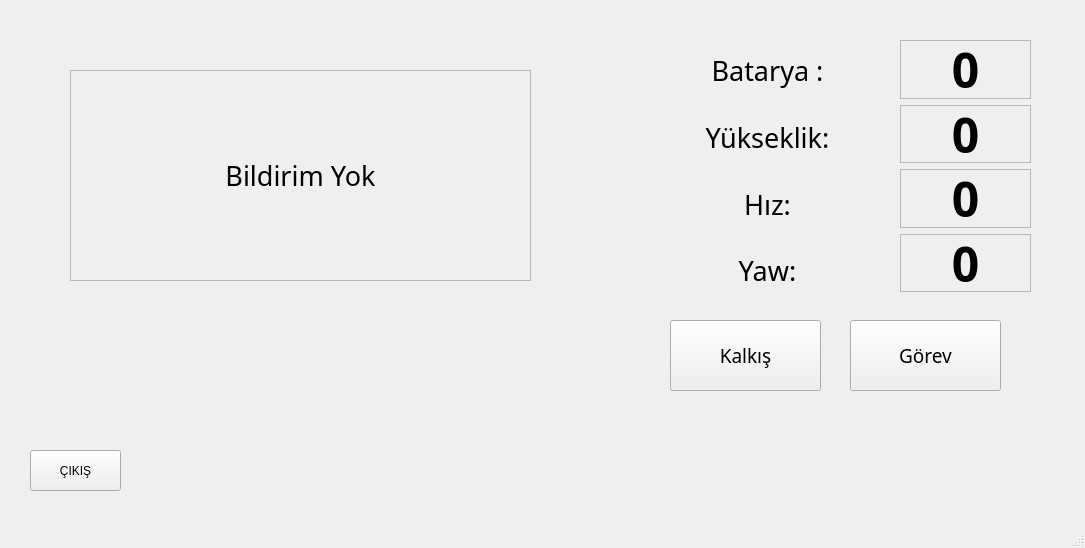
<?xml version="1.0" encoding="UTF-8"?>
<ui version="4.0">
 <class>MainWindow</class>
 <widget class="QMainWindow" name="MainWindow">
  <property name="geometry">
   <rect>
    <x>0</x>
    <y>0</y>
    <width>1085</width>
    <height>548</height>
   </rect>
  </property>
  <property name="minimumSize">
   <size>
    <width>1085</width>
    <height>548</height>
   </size>
  </property>
  <property name="maximumSize">
   <size>
    <width>1085</width>
    <height>548</height>
   </size>
  </property>
  <property name="windowTitle">
   <string>DRONE CONTROL CENTER</string>
  </property>
  <widget class="QWidget" name="centralwidget">
   <widget class="QWidget" name="verticalLayoutWidget">
    <property name="geometry">
     <rect>
      <x>900</x>
      <y>40</y>
      <width>131</width>
      <height>252</height>
     </rect>
    </property>
    <layout class="QVBoxLayout" name="verticalLayout">
     <item>
      <widget class="QLabel" name="DsgnBattery">
       <property name="font">
        <font>
         <family>Century Gothic</family>
         <pointsize>36</pointsize>
         <weight>75</weight>
         <bold>true</bold>
        </font>
       </property>
       <property name="frameShape">
        <enum>QFrame::StyledPanel</enum>
       </property>
       <property name="text">
        <string>0</string>
       </property>
       <property name="alignment">
        <set>Qt::AlignCenter</set>
       </property>
      </widget>
     </item>
     <item>
      <widget class="QLabel" name="DsgnAltitude">
       <property name="font">
        <font>
         <family>Century Gothic</family>
         <pointsize>36</pointsize>
         <weight>75</weight>
         <bold>true</bold>
        </font>
       </property>
       <property name="frameShape">
        <enum>QFrame::StyledPanel</enum>
       </property>
       <property name="text">
        <string>0</string>
       </property>
       <property name="alignment">
        <set>Qt::AlignCenter</set>
       </property>
      </widget>
     </item>
     <item>
      <widget class="QLabel" name="DsgnSpeed">
       <property name="font">
        <font>
         <family>Century Gothic</family>
         <pointsize>36</pointsize>
         <weight>75</weight>
         <bold>true</bold>
        </font>
       </property>
       <property name="frameShape">
        <enum>QFrame::StyledPanel</enum>
       </property>
       <property name="text">
        <string>0</string>
       </property>
       <property name="alignment">
        <set>Qt::AlignCenter</set>
       </property>
      </widget>
     </item>
     <item>
      <widget class="QLabel" name="DsgnYaw">
       <property name="font">
        <font>
         <family>Century Gothic</family>
         <pointsize>36</pointsize>
         <weight>75</weight>
         <bold>true</bold>
        </font>
       </property>
       <property name="frameShape">
        <enum>QFrame::StyledPanel</enum>
       </property>
       <property name="text">
        <string>0</string>
       </property>
       <property name="alignment">
        <set>Qt::AlignCenter</set>
       </property>
      </widget>
     </item>
    </layout>
   </widget>
   <widget class="QWidget" name="verticalLayoutWidget_2">
    <property name="geometry">
     <rect>
      <x>660</x>
      <y>40</y>
      <width>215</width>
      <height>261</height>
     </rect>
    </property>
    <layout class="QVBoxLayout" name="verticalLayout_2">
     <item>
      <widget class="QLabel" name="lblBat">
       <property name="font">
        <font>
         <family>Century Gothic</family>
         <pointsize>20</pointsize>
        </font>
       </property>
       <property name="text">
        <string>Batarya :</string>
       </property>
       <property name="alignment">
        <set>Qt::AlignCenter</set>
       </property>
      </widget>
     </item>
     <item>
      <widget class="QLabel" name="lblAlt">
       <property name="font">
        <font>
         <family>Century Gothic</family>
         <pointsize>20</pointsize>
        </font>
       </property>
       <property name="text">
        <string>Yükseklik:</string>
       </property>
       <property name="alignment">
        <set>Qt::AlignCenter</set>
       </property>
      </widget>
     </item>
     <item>
      <widget class="QLabel" name="lblSpeed">
       <property name="font">
        <font>
         <family>Century Gothic</family>
         <pointsize>20</pointsize>
        </font>
       </property>
       <property name="text">
        <string>Hız:</string>
       </property>
       <property name="alignment">
        <set>Qt::AlignCenter</set>
       </property>
      </widget>
     </item>
     <item>
      <widget class="QLabel" name="lblAlt_4">
       <property name="font">
        <font>
         <family>Century Gothic</family>
         <pointsize>20</pointsize>
        </font>
       </property>
       <property name="text">
        <string>Yaw:</string>
       </property>
       <property name="alignment">
        <set>Qt::AlignCenter</set>
       </property>
      </widget>
     </item>
    </layout>
   </widget>
   <widget class="QPushButton" name="btnTakeoff">
    <property name="geometry">
     <rect>
      <x>670</x>
      <y>320</y>
      <width>151</width>
      <height>71</height>
     </rect>
    </property>
    <property name="font">
     <font>
      <family>Century Gothic</family>
      <pointsize>14</pointsize>
     </font>
    </property>
    <property name="text">
     <string>Kalkış</string>
    </property>
   </widget>
   <widget class="QPushButton" name="btnExt">
    <property name="geometry">
     <rect>
      <x>30</x>
      <y>450</y>
      <width>91</width>
      <height>41</height>
     </rect>
    </property>
    <property name="text">
     <string>ÇIKIŞ</string>
    </property>
   </widget>
   <widget class="QPushButton" name="btnMission">
    <property name="geometry">
     <rect>
      <x>850</x>
      <y>320</y>
      <width>151</width>
      <height>71</height>
     </rect>
    </property>
    <property name="font">
     <font>
      <family>Century Gothic</family>
      <pointsize>14</pointsize>
     </font>
    </property>
    <property name="text">
     <string>Görev</string>
    </property>
   </widget>
   <widget class="QLabel" name="DsgnInfo">
    <property name="geometry">
     <rect>
      <x>70</x>
      <y>70</y>
      <width>461</width>
      <height>211</height>
     </rect>
    </property>
    <property name="font">
     <font>
      <family>Century Gothic</family>
      <pointsize>20</pointsize>
     </font>
    </property>
    <property name="frameShape">
     <enum>QFrame::StyledPanel</enum>
    </property>
    <property name="text">
     <string>Bildirim Yok</string>
    </property>
    <property name="alignment">
     <set>Qt::AlignCenter</set>
    </property>
   </widget>
  </widget>
  <widget class="QMenuBar" name="menubar">
   <property name="geometry">
    <rect>
     <x>0</x>
     <y>0</y>
     <width>1085</width>
     <height>21</height>
    </rect>
   </property>
  </widget>
  <widget class="QStatusBar" name="statusbar"/>
 </widget>
 <resources/>
 <connections/>
</ui>
